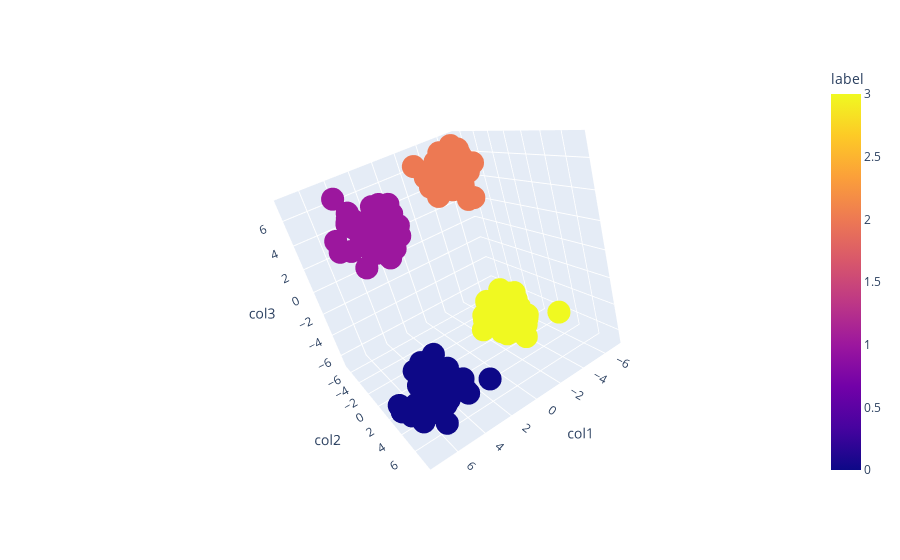

Notebook code cell kept with this figure:
### Code cell
fig = px.scatter_3d(df,x='col1',y='col2',z='col3',color='label')
fig.show()

### Figure 1 — Plotly figure (JSON) as saved in the notebook; plotly's stock layout.template omitted (floating-point values rounded to 4 significant figures; data arrays with more than 128 entries replaced by an {"elided": "..."} marker saying what was removed)
{"data": [{"hovertemplate": "col1=%{x}<br>col2=%{y}<br>col3=%{z}<br>label=%{marker.color}<extra></extra>", "legendgroup": "", "marker": {"color": {"elided": "200 int values"}, "coloraxis": "coloraxis", "symbol": "circle"}, "mode": "markers", "name": "", "scene": "scene", "showlegend": false, "type": "scatter3d", "x": {"elided": "200 float values"}, "y": {"elided": "200 float values"}, "z": {"elided": "200 float values"}}], "layout": {"autosize": true, "coloraxis": {"colorbar": {"title": {"text": "label"}}, "colorscale": [[0, "#0d0887"], [0.1111, "#46039f"], [0.2222, "#7201a8"], [0.3333, "#9c179e"], [0.4444, "#bd3786"], [0.5556, "#d8576b"], [0.6667, "#ed7953"], [0.7778, "#fb9f3a"], [0.8889, "#fdca26"], [1, "#f0f921"]]}, "legend": {"tracegroupgap": 0}, "margin": {"t": 60}, "scene": {"aspectmode": "auto", "aspectratio": {"x": 1.017, "y": 1.011, "z": 0.9724}, "camera": {"center": {"x": 0, "y": 0, "z": 0}, "eye": {"x": 0.8381, "y": 1.984, "z": 0.9158}, "projection": {"type": "perspective"}, "up": {"x": -0.1844, "y": 0.2285, "z": 0.9559}}, "domain": {"x": [0, 1], "y": [0, 1]}, "xaxis": {"title": {"text": "col1"}, "type": "linear"}, "yaxis": {"title": {"text": "col2"}, "type": "linear"}, "zaxis": {"title": {"text": "col3"}, "type": "linear"}}}}
